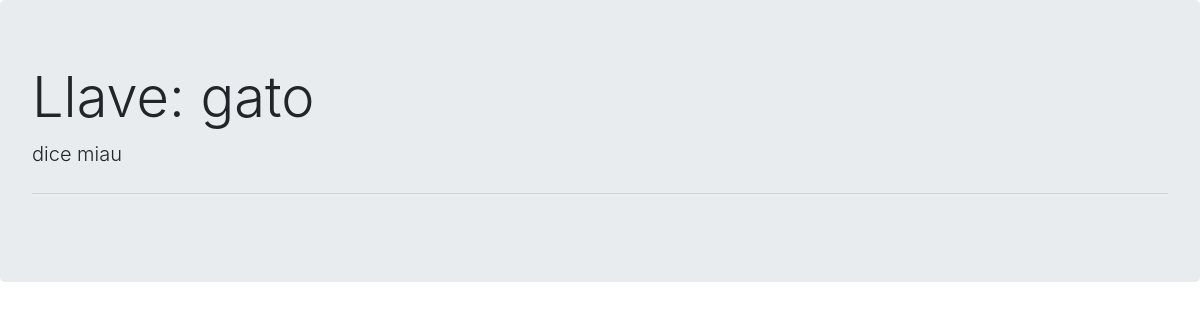
The page /cms/gato on the database as committed earlier.
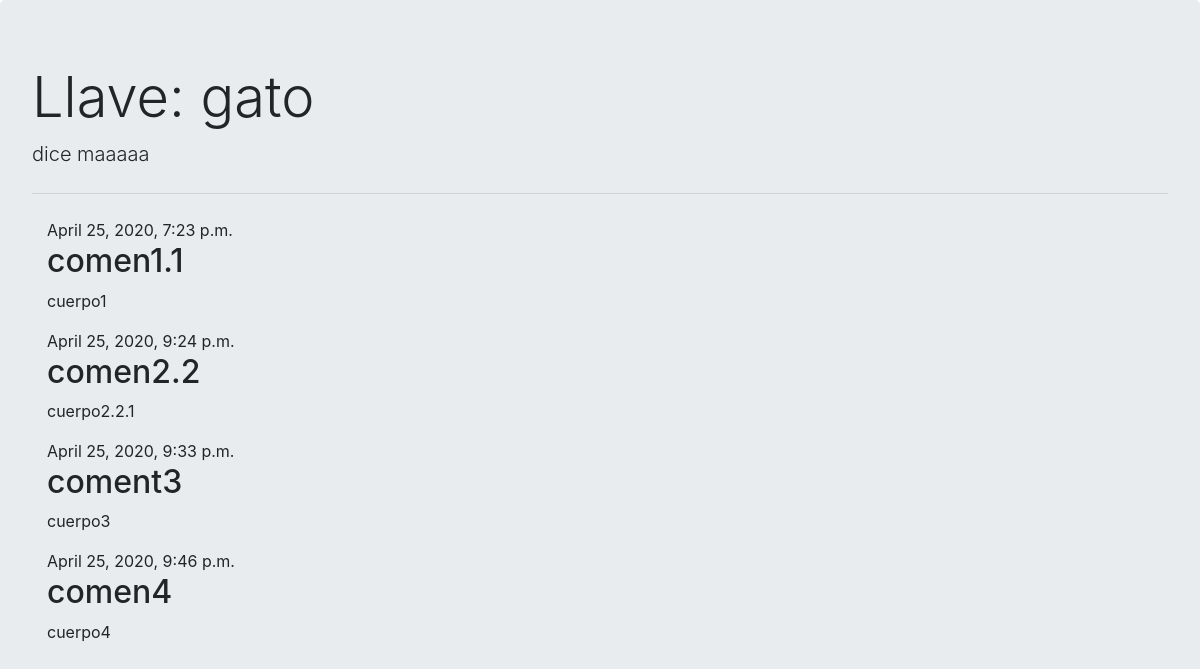
The same page on the database as committed later.
### cms/models.py (models this page shows, shortened)
class Contenido(models.Model):
    clave = models.CharField(max_length=64)
    valor = models.TextField()

class Comentario(models.Model):
    contenido = models.ForeignKey(Contenido, on_delete=models.CASCADE)
    titulo = models.CharField(max_length=200)
    cuerpo = models.TextField(blank=False)
    fecha = models.DateTimeField('publicado')

### cms/views.py (the view, shortened to what this page needs)
# urls.py: path('<str:llave>', views.get_content, name="get_content"),
@csrf_exempt
def get_content(request, llave):
    if request.method == "PUT":
        valor = request.body.decode('utf-8')
    elif request.method == "POST":
        action = request.POST['action']
        if action == "Enviar Contenido":
            valor = request.POST['valor']
    if request.method == "POST" and action == "Enviar Comentario":
            c = get_object_or_404(Contenido, clave=llave)
            titulo = request.POST['titulo']
            cuerpo = request.POST['cuerpo']
            q = Comentario(contenido=c, titulo=titulo, cuerpo=cuerpo, fecha=timezone.now())
            q.save()
    contenido = get_object_or_404(Contenido, clave=llave)
    context = {'contenido': contenido}
    return render(request, 'cms/contenido.html', context)

### cms/templates/cms/contenido.html (shortened to what this page needs)
{% extends 'cms/content.html' %}
    {% block contenido %}
        <h1  class="display-4">Llave: {{ contenido.clave }}</h1>
          <p  class="lead"> {{ contenido.valor }} </p>
          <hr  class="my-4">
            <div  class="content container">
                <div  class="row">
                    <div  class="col-md-8">
                    {% for comentario in contenido.comentario_set.all %}
                        <div  class="comentario">
                            <div  class="date">
                                {{ comentario.fecha }}
                            </div>
                            <h2>{{ comentario.titulo }}</h2>
                            <p>{{ comentario.cuerpo|linebreaksbr }}</p>
                        </div>
                    {% endfor %}
                    </div>
                </div>
        </div>
    {% endblock %}

### cms/templates/cms/content.html (shortened to what this page needs)
{% load static %}
<html>
  <head>
    <link rel="stylesheet" href="{% static 'cms/bootstrap.min.css' %}">
  </head>
  <body>
    <div  class="jumbotron">
        {% block contenido %}
        {% endblock %}
     </div>
  </body>
</html>

Rows that differ between the two databases and show on the page:
changed Contenido "gato": valor "dice miau" → "dice maaaaa"
added Comentario: fecha "April 25, 2020, 7:23 p.m.", titulo "comen1.1", cuerpo "cuerpo1"
added Comentario: fecha "April 25, 2020, 9:24 p.m.", titulo "comen2.2", cuerpo "cuerpo2.2.1"
added Comentario: fecha "April 25, 2020, 9:33 p.m.", titulo "coment3", cuerpo "cuerpo3"
added Comentario: fecha "April 25, 2020, 9:46 p.m.", titulo "comen4", cuerpo "cuerpo4"
